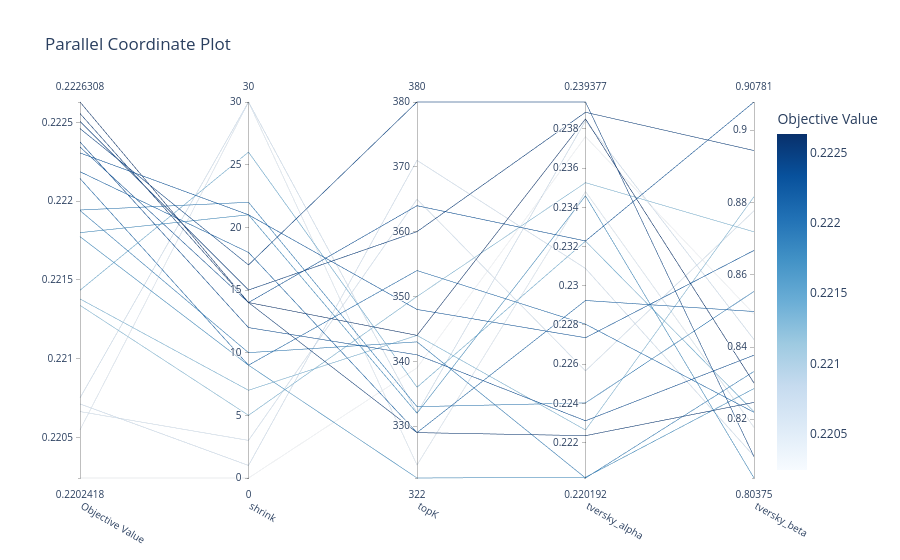

Write notebook code for a chart like this one.
### Code cell
optuna.visualization.plot_parallel_coordinate(optuna_study)

### Figure 1 — Plotly figure (JSON) as saved in the notebook; plotly's stock layout.template omitted (floating-point values rounded to 4 significant figures)
{"data": [{"dimensions": [{"label": "Objective Value", "range": [0.2202, 0.2226], "values": [0.2223, 0.2208, 0.2205, 0.2207, 0.2225, 0.2207, 0.2226, 0.2202, 0.2225, 0.2226, 0.2223, 0.2219, 0.2218, 0.2219, 0.2221, 0.2218, 0.2224, 0.2213, 0.2222, 0.2214, 0.2214]}, {"label": "shrink", "range": [0, 30], "values": [14, 30, 30, 1, 17, 3, 14, 0, 15, 14, 21, 10, 9, 22, 9, 21, 12, 5, 18, 26, 7]}, {"label": "topK", "range": [322, 380], "values": [364, 332, 324, 371, 380, 365, 329, 339, 360, 344, 348, 343, 322, 333, 354, 332, 341, 350, 329, 336, 344]}, {"label": "tversky_alpha", "range": [0.2202, 0.2394], "values": [0.2323, 0.2384, 0.2348, 0.2309, 0.2394, 0.2257, 0.2224, 0.2376, 0.2389, 0.2385, 0.2273, 0.2202, 0.2202, 0.224, 0.228, 0.2346, 0.2231, 0.2353, 0.2292, 0.2323, 0.2226]}, {"label": "tversky_beta", "range": [0.8037, 0.9078], "values": [0.9078, 0.8421, 0.8178, 0.8098, 0.8096, 0.8777, 0.8247, 0.8491, 0.8944, 0.83, 0.8667, 0.8332, 0.8285, 0.8554, 0.8219, 0.8037, 0.8377, 0.8719, 0.8498, 0.8221, 0.8816]}], "labelangle": 30, "labelside": "bottom", "line": {"color": [0.2223, 0.2208, 0.2205, 0.2207, 0.2225, 0.2207, 0.2226, 0.2202, 0.2225, 0.2226, 0.2223, 0.2219, 0.2218, 0.2219, 0.2221, 0.2218, 0.2224, 0.2213, 0.2222, 0.2214, 0.2214], "colorbar": {"title": {"text": "Objective Value"}}, "colorscale": [[0, "rgb(247,251,255)"], [0.125, "rgb(222,235,247)"], [0.25, "rgb(198,219,239)"], [0.375, "rgb(158,202,225)"], [0.5, "rgb(107,174,214)"], [0.625, "rgb(66,146,198)"], [0.75, "rgb(33,113,181)"], [0.875, "rgb(8,81,156)"], [1, "rgb(8,48,107)"]], "reversescale": false, "showscale": true}, "type": "parcoords"}], "layout": {"title": {"text": "Parallel Coordinate Plot"}}}
